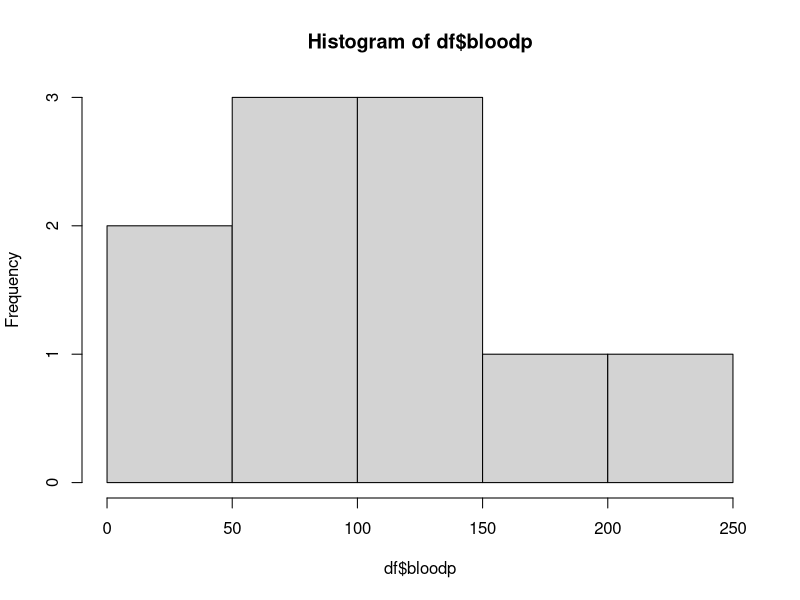
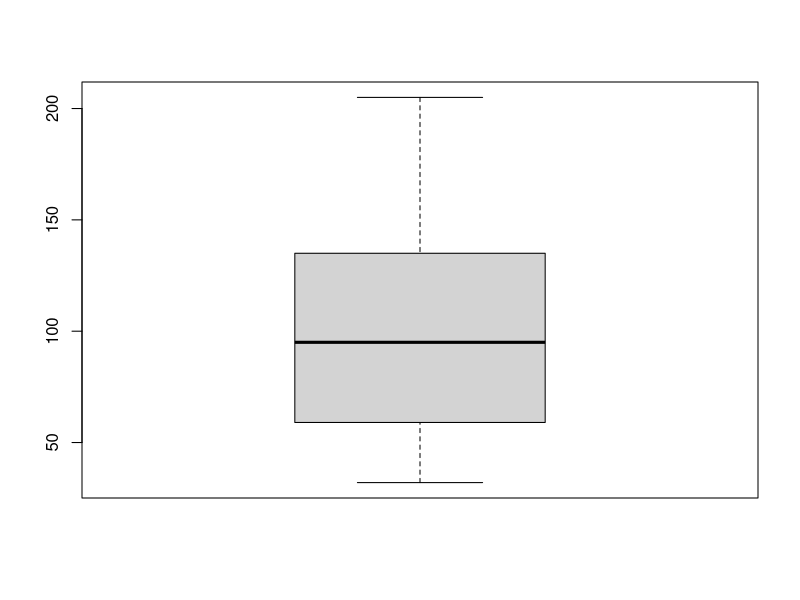

Write R code to recreate these figures, in order.
Freq <- c(.6, .3, .4, .4, .2, .6, .3, .4, .9, .2)
bloodp <- c(103, 87, 32, 42, 59, 109, 78, 205, 135, 176)
first <- c("bad", "bad", "bad", "bad", "good", "good", "good", "good", NA, "bad")
second <- c("low", "low", "high", "high","low", "low","high", "high","high", "high")
finaldecision <- c("low", "high", "low", "high", "low", "high", "low", "high", "high", "high")

first <- ifelse(first == "bad", 1, 0)
second <- ifelse(second == "low", 0, 1)
finaldecision <- ifelse(finaldecision == "low", 0, 1)

df <- data.frame(Freq, bloodp, first, second, finaldecision)

hist(df$bloodp)
boxplot(df$bloodp)